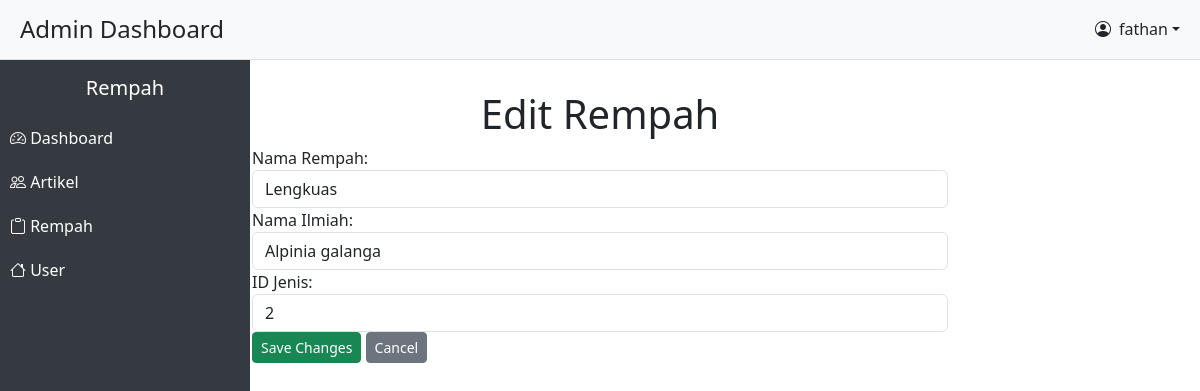
The page /admin/edit_rempah.php?id=3 (signed in) on the database its author committed.
### tables this page shows
CREATE TABLE `rempah` (
  `id_rempah` int(11) NOT NULL,
  `nama_rempah` varchar(100) NOT NULL,
  `nama_ilmiah` varchar(100) NOT NULL,
  `id_jenis` int(11) DEFAULT NULL
);

### admin/edit_rempah.php (the view, shortened to what this page needs)
<?php
include '../admin/style/header.php';
include '../admin/style/sidebar.php';
$connect = mysqli_connect("localhost", "root", "", "obat");
$id_rempah = isset($_GET['id']) ? $_GET['id'] : '';
if ($id_rempah) {
    $query = $connect->query("SELECT * FROM rempah WHERE id_rempah = $id_rempah");
    $row = $query->fetch_assoc();
} else {
    die("Invalid ID Rempah");
}
?>
<!DOCTYPE html>
<html lang="en">
<head>
</head>
<body>
    <div class="container">
        <h1 class="text-center">Edit Rempah</h1>
        <form action="" method="POST">
            <div class="form-group">
                <label for="nama_rempah">Nama Rempah:</label>
                <input type="text" class="form-control" id="nama_rempah" name="nama_rempah" value="<?php echo $row['nama_rempah']; ?>" required>
            </div>
            <div class="form-group">
                <label for="nama_ilmiah">Nama Ilmiah:</label>
                <input type="text" class="form-control" id="nama_ilmiah" name="nama_ilmiah" value="<?php echo $row['nama_ilmiah']; ?>" required>
            </div>
            <div class="form-group">
                <label for="id_jenis">ID Jenis:</label>
                <input type="text" class="form-control" id="id_jenis" name="id_jenis" value="<?php echo $row['id_jenis']; ?>" required>
            </div>
            <div class="form-group">
                <button type="submit" class="btn btn-success btn-sm">Save Changes</button>
                <a href="rempah.php" class="btn btn-secondary btn-sm">Cancel</a>
            </div>
        </form>
    </div>
</body>
</html>

### admin/edit_rempah.php (style rules this page uses)
.container { margin-top: 90px; width: 60%; }

### rows shown on the page
rempah: nama_rempah "Lengkuas", nama_ilmiah "Alpinia galanga", id_jenis "2"

### other values the page prints
$nama_pengguna "fathan"
